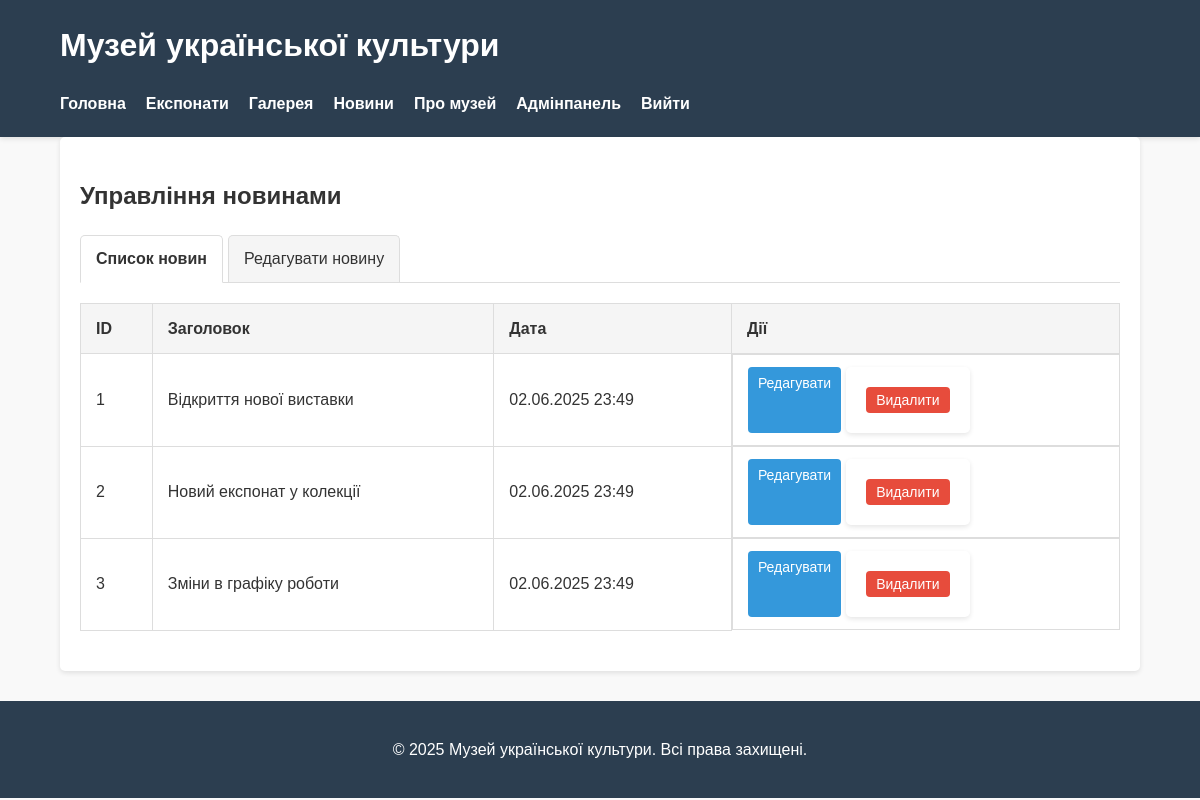
Screenshot of /admin.php?section=news&edit=1 (signed in) with the database file from the repository.
### tables this page shows
CREATE TABLE `news` (
  `id` int NOT NULL,
  `title` varchar(255) NOT NULL,
  `content` text NOT NULL,
  `image` varchar(255) DEFAULT NULL,
  `created_at` timestamp NULL DEFAULT CURRENT_TIMESTAMP
);

### classes/News.php (called while the page is built, shortened)
<?php
class News {
    private $db;
    public function __construct(Database $db) {
        $this->db = $db;
    }
    public function getNews($limit = 5) {
        $stmt = $this->db->prepare("SELECT id, title, content, image, created_at FROM news ORDER BY created_at DESC LIMIT ?");
        $stmt->bind_param("i", $limit);
        $stmt->execute();
        $result = $stmt->get_result();
        return $result->fetch_all(MYSQLI_ASSOC);
    }
}
?>

### classes/Database.php (called while the page is built, shortened)
<?php
class Database {
    private $connection;
    public function __construct() {
        $this->connection = new mysqli(DB_HOST, DB_USER, DB_PASS, DB_NAME);
        $this->connection->set_charset("utf8mb4");
    }
    public function prepare($sql) {
        return $this->connection->prepare($sql);
    }
}
?>

### admin/templates/news.php (the view, shortened to what this page needs)
<div class="admin-news">
    <h2><i class="fas fa-newspaper"></i> Управління новинами</h2>
    <div class="admin-tabs">
        <a href="#news-list" class="active">Список новин</a>
        <a href="#add-news"><?= isset($_GET['edit']) ? 'Редагувати' : 'Додати' ?> новину</a>
    </div>
    <div id="news-list" class="tab-content active">
        <table class="admin-table">
            <thead>
                <tr>
                    <th>ID</th>
                    <th>Заголовок</th>
                    <th>Дата</th>
                    <th>Дії</th>
                </tr>
            </thead>
            <tbody>
                <?php foreach ($news_items as $item): ?>
                <tr>
                    <td><?= $item['id'] ?></td>
                    <td><?= htmlspecialchars($item['title']) ?></td>
                    <td><?= date('d.m.Y H:i', strtotime($item['created_at'])) ?></td>
                    <td class="actions">
                        <a href="admin.php?section=news&edit=<?= $item['id'] ?>" class="btn btn-sm btn-primary">
                            <i class="fas fa-edit"></i> Редагувати
                        </a>
                        <form method="POST" action="admin.php?section=news" class="d-inline">
                            <button type="submit" name="delete_news" class="btn btn-sm btn-danger"
                                    onclick="return confirm('Ви впевнені, що хочете видалити цю новину?')">
                                <i class="fas fa-trash"></i> Видалити
                            </button>
                        </form>
                    </td>
                </tr>
                <?php endforeach; ?>
            </tbody>
        </table>
    </div>
</div>

### assets/css/style.css (style rules this page uses)
body { font-family: 'Arial', sans-serif; line-height: 1.6; margin: 0; padding: 0; color: #333; background-color: #f9f9f9; }
form { background: white; padding: 20px; border-radius: 5px; box-shadow: 0 2px 5px rgba(0,0,0,0.1); }
button, input[type="submit"], .btn { background: #3498db; color: white; border: none; padding: 10px 20px; border-radius: 4px; cursor: pointer; font-size: 16px; text-decoration: none; display: inline-block; }
.btn-danger { background: #e74c3c; }
.admin-table { width: 100%; border-collapse: collapse; margin: 20px 0; }
.admin-table th, .admin-table td { padding: 12px 15px; text-align: left; border-bottom: 1px solid #ddd; }
.admin-table th { background-color: #f2f2f2; font-weight: bold; }
.actions { display: flex; gap: 5px; }
.admin-news { background: white; padding: 20px; border-radius: 5px; box-shadow: 0 2px 5px rgba(0,0,0,0.1); }
.admin-tabs { display: flex; border-bottom: 1px solid #ddd; margin-bottom: 20px; }
.admin-tabs a { padding: 10px 15px; margin-right: 5px; background: #f5f5f5; border: 1px solid #ddd; border-bottom: none; border-radius: 5px 5px 0 0; text-decoration: none; color: #333; }
.admin-tabs a.active { background: white; border-bottom: 1px solid white; margin-bottom: -1px; font-weight: bold; }
.tab-content { display: none; }
.tab-content.active { display: block; }
.admin-table { width: 100%; border-collapse: collapse; }
.admin-table th, .admin-table td { padding: 12px 15px; border: 1px solid #ddd; text-align: left; }
.admin-table th { background-color: #f5f5f5; }
.actions { white-space: nowrap; }
.btn-sm { padding: 5px 10px; font-size: 14px; }

### rows the page displays
news: id "1", title "Відкриття нової виставки", created_at "02.06.2025 23:49"
news: id "2", title "Новий експонат у колекції", created_at "02.06.2025 23:49"
news: id "3", title "Зміни в графіку роботи", created_at "02.06.2025 23:49"

### other values shown
SITE_TITLE "Музей української культури"
